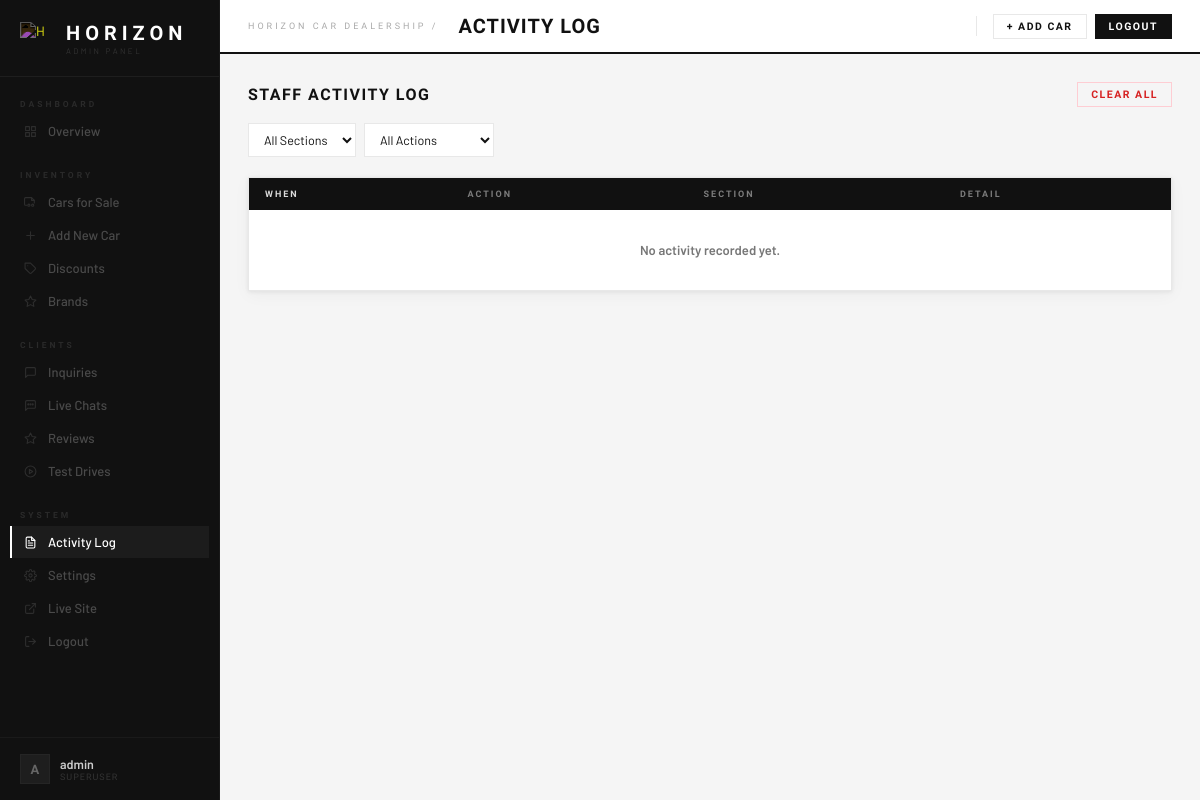
The page /admin-panel/activity-log/ (signed in) on the database as committed earlier.
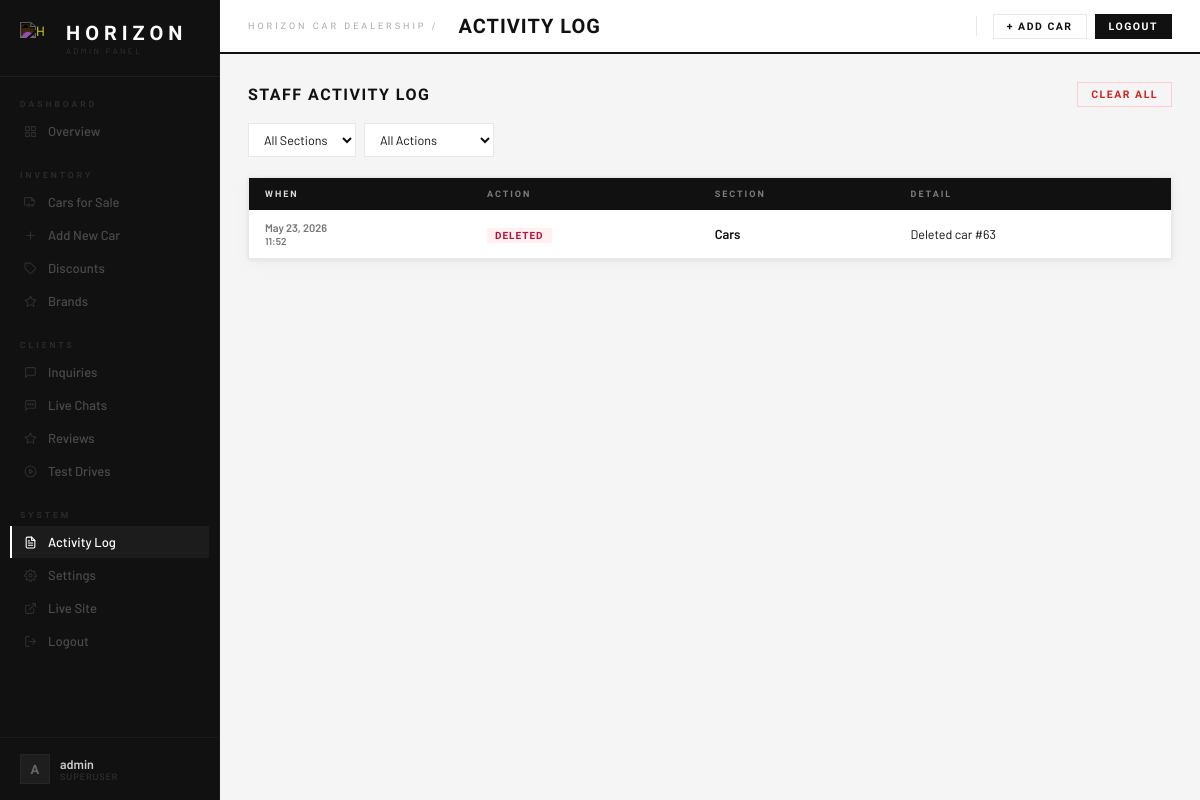
The same page on the database as committed later.
### horizon/models.py (models this page shows, shortened)
class ActivityLog(models.Model):
    ACTION_CHOICES = [
        ('add',    'Added'),
        ('edit',   'Edited'),
        ('delete', 'Deleted'),
        ('status', 'Status Changed'),
        ('other',  'Other'),
    ]
    action     = models.CharField(max_length=20, choices=ACTION_CHOICES, default='other')
    section    = models.CharField(max_length=60)   # e.g. "Cars", "Inquiries"
    detail     = models.TextField(blank=True)       # human-readable description
    created_at = models.DateTimeField(auto_now_add=True)
    class Meta:
        ordering = ['-created_at']

### horizon/views.py (the view)
# urls.py: path('admin-panel/activity-log/',        views.admin_activity_log,       name='admin_activity_log'),
@login_required
def admin_activity_log(request):
    section_filter = request.GET.get('section', '').strip()
    action_filter  = request.GET.get('action', '').strip()
    logs = ActivityLog.objects.all()
    if section_filter:
        logs = logs.filter(section__icontains=section_filter)
    if action_filter:
        logs = logs.filter(action=action_filter)
    from django.core.paginator import Paginator
    paginator = Paginator(logs, 50)
    page_number = request.GET.get('page', 1)
    page_obj = paginator.get_page(page_number)
    sections = ActivityLog.objects.values_list('section', flat=True).distinct().order_by('section')
    return render(request, 'horizon/admin_activity_log.html', {
        'page_obj':       page_obj,
        'sections':       sections,
        'action_choices': ActivityLog.ACTION_CHOICES,
        'section_filter': section_filter,
        'action_filter':  action_filter,
    })

### horizon/context_processors.py (called while the page is built)
def dealership_settings(request):
    return {'dealership_settings': DealershipSettings.get()}

def pending_test_drives(request):
    try:
        count = TestDriveRequest.objects.filter(is_read=False).count()
    except Exception:
        count = 0
    return {'sb_pending_test_drives': count}

### horizon/models.py (called while the page is built)
    @classmethod
    def get(cls):
        obj, _ = cls.objects.get_or_create(pk=1)
        return obj

### horizon/templates/horizon/admin_activity_log.html (shortened to what this page needs)
{% extends 'horizon/admin_base.html' %}
{% block page_title %}Activity Log{% endblock %}
{% block admin_content %}
<div class="section-head">
  <h2>Staff Activity Log</h2>
  <form method="post" action="{% url 'admin_activity_log_clear' %}" onsubmit="return confirm('Clear all log entries? This cannot be undone.');">
    <button type="submit" class="btn btn-danger btn-sm">Clear All</button>
  </form>
</div>
<form method="get" class="log-filters">
  <select name="section" onchange="this.form.submit()">
    <option value="">All Sections</option>
  </select>
  <select name="action" onchange="this.form.submit()">
    <option value="">All Actions</option>
  </select>
</form>
<div class="table-wrap">
  <table>
    <thead>
      <tr>
        <th>When</th>
        <th>Action</th>
        <th>Section</th>
        <th>Detail</th>
      </tr>
    </thead>
    <tbody>
      {% for log in page_obj %}
      <tr>
        <td class="log-meta" style="white-space:nowrap;">
          {{ log.created_at|date:"M d, Y" }}<br>
          <span style="font-size:10px;">{{ log.created_at|date:"H:i" }}</span>
        </td>
        <td>
          <span class="action-badge action-{{ log.action }}">{{ log.get_action_display }}</span>
        </td>
        <td style="font-weight:600;">{{ log.section }}</td>
        <td style="font-size:12.5px;">{{ log.detail|default:"—" }}</td>
      </tr>
      {% empty %}
      <tr>
        <td colspan="4" style="text-align:center;color:var(--muted);padding:32px;">
          No activity recorded yet.
        </td>
      </tr>
      {% endfor %}
    </tbody>
  </table>
</div>
{% endblock %}

Rows that differ between the two databases and show on the page:
added ActivityLog: created_at "May 23, 2026", created_at "11:52", action "DELETED", section "Cars", detail "Deleted car #63"
Other text that changed with them:
text no longer shown: "No activity recorded yet."
